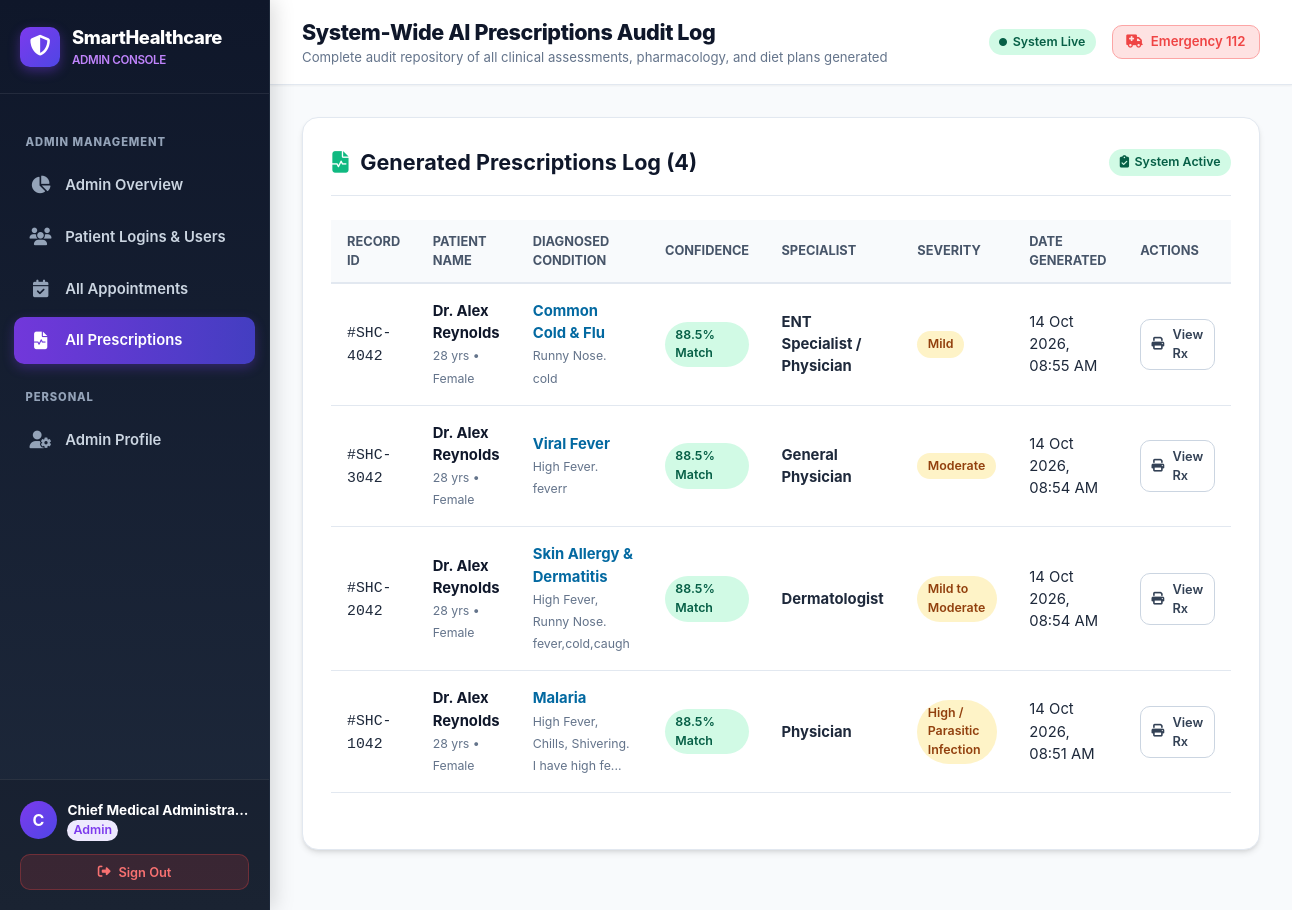
The app's page /admin/prescriptions (signed in) with its own data.
### models_db.py (models this page shows, shortened)
class User(db.Model):
    __tablename__ = 'users'
    id = db.Column(db.Integer, primary_key=True)
    email = db.Column(db.String(120), unique=True, nullable=False, index=True)
    password_hash = db.Column(db.String(256), nullable=False)
    role = db.Column(db.String(20), default="patient")  # 'patient' or 'admin'
    full_name = db.Column(db.String(100), default="Patient")
    phone = db.Column(db.String(25), default="")
    age = db.Column(db.Integer, default=28)
    gender = db.Column(db.String(20), default="Not specified")
    blood_group = db.Column(db.String(10), default="O+")
    address = db.Column(db.Text, default="")
    emergency_contact = db.Column(db.String(100), default="")
    medical_history = db.Column(db.Text, default="No known chronic allergies")
    specialization = db.Column(db.String(120), default="")
    hospital = db.Column(db.String(150), default="")
    qualifications = db.Column(db.String(150), default="")
    consultation_fee = db.Column(db.String(50), default="")
    created_at = db.Column(db.DateTime, default=datetime.utcnow)
    last_login = db.Column(db.DateTime, default=datetime.utcnow)
    prescriptions = db.relationship('PrescriptionRecord', backref='user', lazy='dynamic', cascade='all, delete-orphan')
    appointments = db.relationship('Appointment', backref='user', lazy='dynamic', cascade='all, delete-orphan')
    @property
    def is_admin(self):
        return self.role == "admin"

class PrescriptionRecord(db.Model):
    __tablename__ = 'prescriptions'
    id = db.Column(db.Integer, primary_key=True)
    user_id = db.Column(db.Integer, db.ForeignKey('users.id'), nullable=False)
    patient_name = db.Column(db.String(100), nullable=False)
    patient_age = db.Column(db.Integer, nullable=False)
    patient_gender = db.Column(db.String(20), default="Not specified")
    patient_address = db.Column(db.String(255), default="")
    duration = db.Column(db.String(50), default="3 days")
    symptoms = db.Column(db.Text, nullable=False)
    diagnosed_disease = db.Column(db.String(120), nullable=False)
    confidence_score = db.Column(db.Float, default=95.0)
    specialist = db.Column(db.String(100), default="General Physician")
    severity = db.Column(db.String(50), default="Moderate")
    medicines_json = db.Column(db.Text, default="[]")
    dosage_json = db.Column(db.Text, default="[]")
    timings_json = db.Column(db.Text, default="[]")
    home_remedies_json = db.Column(db.Text, default="[]")
    precautions_json = db.Column(db.Text, default="[]")
    diet_plan_json = db.Column(db.Text, default="{}")
    created_at = db.Column(db.DateTime, default=datetime.utcnow)

### app.py (the view)
@app.route('/admin/prescriptions')
@admin_required
def admin_prescriptions():
    prescriptions = PrescriptionRecord.query.order_by(PrescriptionRecord.created_at.desc()).all()
    return render_template('admin_prescriptions.html', prescriptions=prescriptions)

### app.py (called while the page is built)
@app.context_processor
def inject_user():
    current_user = None
    if 'user_id' in session:
        current_user = User.query.get(session['user_id'])
    return dict(current_user=current_user)

def admin_required(func):
    @wraps(func)
    def wrapper(*args, **kwargs):
        if 'user_id' not in session:
            flash("Please sign in with administrator credentials.", "warning")
            return redirect(url_for('login'))
        user = User.query.get(session['user_id'])
        if not user or not user.is_admin:
            flash("Access denied: Administrator privileges required.", "danger")
            return redirect(url_for('dashboard'))
        return func(*args, **kwargs)
    return wrapper

### templates/admin_prescriptions.html (shortened to what this page needs)
{% extends "base.html" %}
{% block header_title %}System-Wide AI Prescriptions Audit Log{% endblock %}
{% block header_subtitle %}Complete audit repository of all clinical assessments, pharmacology, and diet plans generated{% endblock %}
{% block content %}
<div class="card">
    <div class="card-header">
        <h3 class="card-title">
            <i class="fa-solid fa-file-waveform" style="color: #10b981;"></i> Generated Prescriptions Log ({{ prescriptions|length }})
        </h3>
        <span class="badge badge-success"><i class="fa-solid fa-clipboard-check"></i> System Active</span>
    </div>
    {% if prescriptions %}
    <div class="table-responsive">
        <table class="rx-med-table">
            <thead>
                <tr>
                    <th>Record ID</th>
                    <th>Patient Name</th>
                    <th>Diagnosed Condition</th>
                    <th>Confidence</th>
                    <th>Specialist</th>
                    <th>Severity</th>
                    <th>Date Generated</th>
                    <th>Actions</th>
                </tr>
            </thead>
            <tbody>
                {% for rx in prescriptions %}
                <tr>
                    <td><code>#SHC-{{ rx.id * 1000 + 42 }}</code></td>
                    <td>
                        <div style="font-weight: 700; color: #0f172a;">{{ rx.patient_name }}</div>
                        <small style="color: #64748b;">{{ rx.patient_age }} yrs • {{ rx.patient_gender }}</small>
                    </td>
                    <td>
                        <div style="font-weight: 700; color: #0369a1;">{{ rx.diagnosed_disease }}</div>
                        <small style="color: #64748b;">{{ rx.symptoms[:45] }}{% if rx.symptoms|length > 45 %}...{% endif %}</small>
                    </td>
                    <td>
                        <span class="badge badge-success">{{ rx.confidence_score }}% Match</span>
                    </td>
                    <td><b>{{ rx.specialist }}</b></td>
                    <td>
                        <span class="badge badge-warning">{{ rx.severity }}</span>
                    </td>
                    <td>{{ rx.created_at.strftime('%d %b %Y, %I:%M %p') }}</td>
                    <td>
                        <a href="{{ url_for('view_prescription', record_id=rx.id) }}" class="btn btn-outline" style="padding: 0.35rem 0.65rem; font-size: 0.8rem;">
                            <i class="fa-solid fa-print"></i> View Rx
                        </a>
                    </td>
                </tr>
                {% endfor %}
            </tbody>
        </table>
    </div>
    {% else %}
    <div style="text-align: center; padding: 3rem; color: #64748b;">
        <i class="fa-solid fa-notes-medical" style="font-size: 3rem; color: #cbd5e1; margin-bottom: 1rem;"></i>
        <p style="font-weight: 600;">No AI diagnoses recorded in the system yet.</p>
    </div>
    {% endif %}
</div>
{% endblock %}

### templates/base.html (shortened to what this page needs)
<!DOCTYPE html>
<html lang="en">
<head>
    <link rel="stylesheet" href="{{ url_for('static', filename='style.css') }}">
    <link rel="stylesheet" href="https://cdnjs.cloudflare.com/ajax/libs/font-awesome/6.4.0/css/all.min.css">
</head>
<body>
<div class="app-wrapper">
    <aside class="left-sidebar">
        <div class="sidebar-header">
            <a href="{% if current_user and current_user.is_admin %}{{ url_for('admin_dashboard') }}{% elif current_user and current_user.is_doctor %}{{ url_for('doctor_dashboard') }}{% else %}{{ url_for('dashboard') }}{% endif %}" class="sidebar-brand">
                <div class="sidebar-icon {% if current_user and current_user.is_admin %}admin-icon{% elif current_user and current_user.is_doctor %}doctor-icon{% endif %}">
                    <i class="fa-solid {% if current_user and current_user.is_admin %}fa-shield-halved{% elif current_user and current_user.is_doctor %}fa-user-doctor{% else %}fa-notes-medical{% endif %}"></i>
                </div>
                <div>
                    <div>SmartHealthcare</div>
                    <div style="font-size: 0.725rem; font-weight: 600; color: {% if current_user and current_user.is_admin %}#c084fc{% elif current_user and current_user.is_doctor %}#22d3ee{% else %}#38bdf8{% endif %};">
                        {% if current_user and current_user.is_admin %}ADMIN CONSOLE{% elif current_user and current_user.is_doctor %}DOCTOR PORTAL{% else %}PATIENT PORTAL{% endif %}
                    </div>
                </div>
            </a>
        </div>
        <div class="sidebar-nav">
            {% if current_user and current_user.is_admin %}
                <div class="sidebar-section-title">Admin Management</div>
                <a href="{{ url_for('admin_dashboard') }}" class="sidebar-item admin-item {% if request.endpoint == 'admin_dashboard' %}active{% endif %}">
                    <i class="fa-solid fa-chart-pie"></i>
                    <span>Admin Overview</span>
                </a>
                <a href="{{ url_for('admin_users') }}" class="sidebar-item admin-item {% if request.endpoint == 'admin_users' %}active{% endif %}">
                    <i class="fa-solid fa-users"></i>
                    <span>Patient Logins & Users</span>
                </a>
                <a href="{{ url_for('admin_appointments') }}" class="sidebar-item admin-item {% if request.endpoint == 'admin_appointments' %}active{% endif %}">
                    <i class="fa-solid fa-calendar-check"></i>
                    <span>All Appointments</span>
                </a>
                <a href="{{ url_for('admin_prescriptions') }}" class="sidebar-item admin-item {% if request.endpoint == 'admin_prescriptions' %}active{% endif %}">
                    <i class="fa-solid fa-file-waveform"></i>
                    <span>All Prescriptions</span>
                </a>
                <div class="sidebar-section-title">Personal</div>
                <a href="{{ url_for('profile') }}" class="sidebar-item {% if request.endpoint == 'profile' %}active{% endif %}">
                    <i class="fa-solid fa-user-gear"></i>
                    <span>Admin Profile</span>
                </a>
            {% endif %}
        </div>
        {% if current_user %}
        <div class="sidebar-footer">
            <div class="sidebar-user-card">
                <div style="display: flex; align-items: center; gap: 0.65rem; min-width: 0;">
                    <div class="sidebar-avatar {% if current_user.is_admin %}admin-avatar{% elif current_user.is_doctor %}doctor-avatar{% endif %}">
                        {{ current_user.full_name[0] if current_user.full_name else 'U' }}
                    </div>
                    <div style="min-width: 0;">
                        <div style="font-size: 0.85rem; font-weight: 700; color: white; white-space: nowrap; overflow: hidden; text-overflow: ellipsis;">
                            {{ current_user.full_name }}
                        </div>
                        <div style="font-size: 0.725rem; color: #94a3b8;">
                            {% if current_user.is_admin %}
                                <span class="badge badge-admin" style="padding: 1px 6px;">Admin</span>
                            {% elif current_user.is_doctor %}
                                <span class="badge badge-doctor" style="padding: 1px 6px;">Doctor</span>
                            {% else %}
                                <span class="badge badge-primary" style="padding: 1px 6px;">{{ current_user.blood_group or 'O+' }}</span>
                            {% endif %}
                        </div>
                    </div>
                </div>
            </div>
            <a href="{{ url_for('logout') }}" class="btn btn-outline" style="width: 100%; padding: 0.45rem; font-size: 0.8rem; background: rgba(239, 68, 68, 0.15); color: #f87171; border-color: rgba(239, 68, 68, 0.3);">
                <i class="fa-solid fa-right-from-bracket"></i> Sign Out
            </a>
        </div>
        {% endif %}
    </aside>
    <div class="app-main">
        <header class="top-header">
            <div class="header-left">
                <h1>{% block header_title %}Smart Healthcare Platform{% endblock %}</h1>
                <p>{% block header_subtitle %}AI Diagnosis, Doctor Consultations & Smart Health Cafe{% endblock %}</p>
            </div>
            <div class="header-right">
                <span class="badge badge-success">
                    <i class="fa-solid fa-circle" style="font-size: 0.5rem;"></i> System Live
                </span>
                <a href="tel:112" class="btn btn-outline" style="color: #ef4444; border-color: #fca5a5; background: #fee2e2; font-size: 0.825rem; padding: 0.4rem 0.85rem;">
                    <i class="fa-solid fa-truck-medical"></i> Emergency 112
                </a>
            </div>
        </header>
        <main class="content-body">
            {% block content %}{% endblock %}
        </main>
    </div>
</div>
</body>
</html>

### records on screen
User: full_name "C", full_name "Chief Medical Administra…"
PrescriptionRecord: id "4042", patient_name "Dr. Alex Reynolds", patient_age "28", patient_gender "Female", diagnosed_disease "Common Cold & Flu", symptoms "Runny Nose. cold", confidence_score "88.5", specialist "ENT Specialist / Physician", severity "Mild", created_at "14 Oct 2026, 08:55 AM"
PrescriptionRecord: id "3042", patient_name "Dr. Alex Reynolds", patient_age "28", patient_gender "Female", diagnosed_disease "Viral Fever", symptoms "High Fever. feverr", confidence_score "88.5", specialist "General Physician", severity "Moderate", created_at "14 Oct 2026, 08:54 AM"
PrescriptionRecord: id "2042", patient_name "Dr. Alex Reynolds", patient_age "28", patient_gender "Female", diagnosed_disease "Skin Allergy & Dermatitis", symptoms "High Fever, Runny Nose. fever,cold,caugh", confidence_score "88.5", specialist "Dermatologist", severity "Mild to Moderate", created_at "14 Oct 2026, 08:54 AM"
PrescriptionRecord: id "1042", patient_name "Dr. Alex Reynolds", patient_age "28", patient_gender "Female", diagnosed_disease "Malaria", symptoms "High Fever, Chills, Shivering. I have high fe", confidence_score "88.5", specialist "Physician", severity "High / Parasitic Infection", created_at "14 Oct 2026, 08:51 AM"

### other values on screen
{{ prescriptions|length }} "4"
